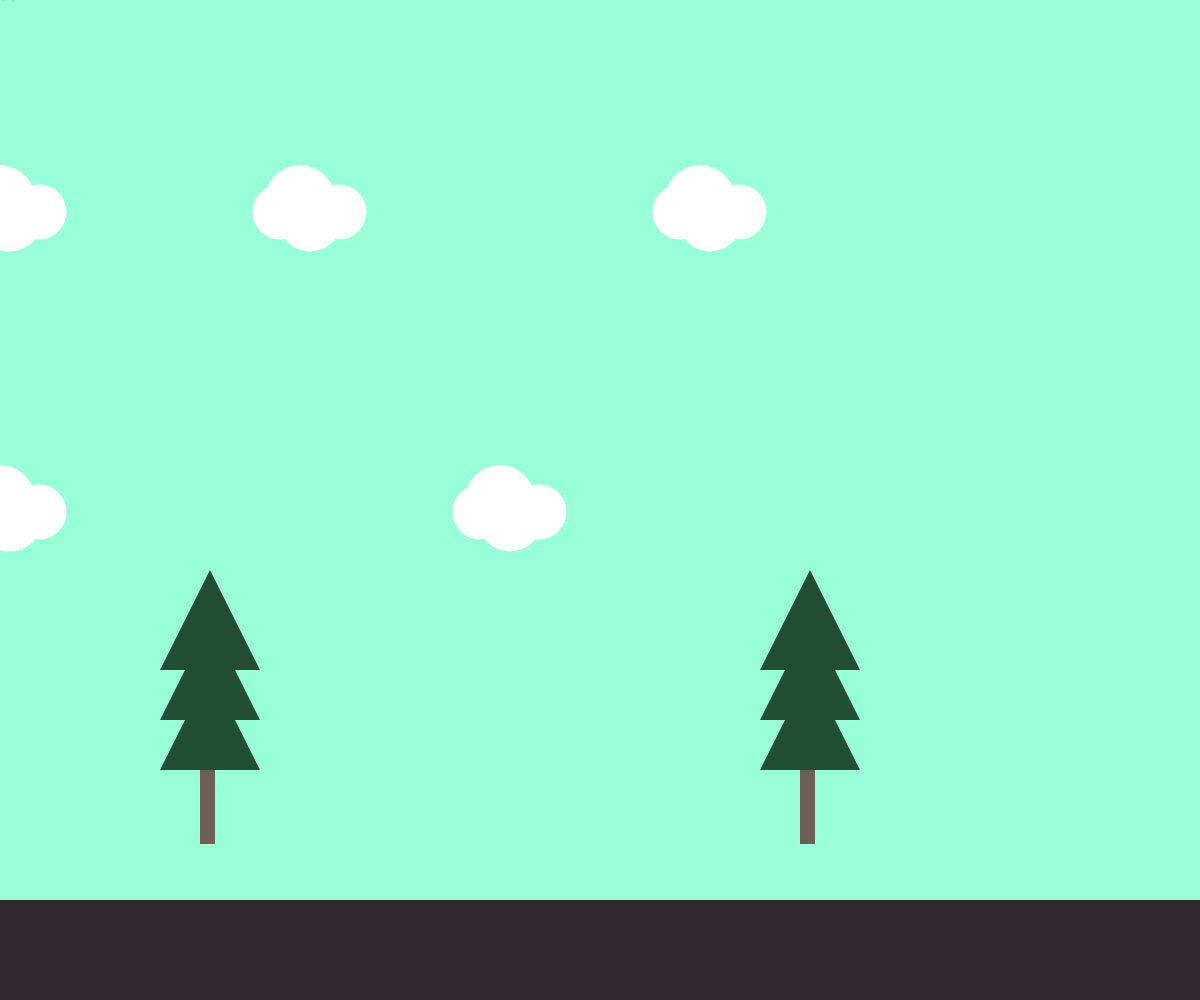
Frame 1 (no input)
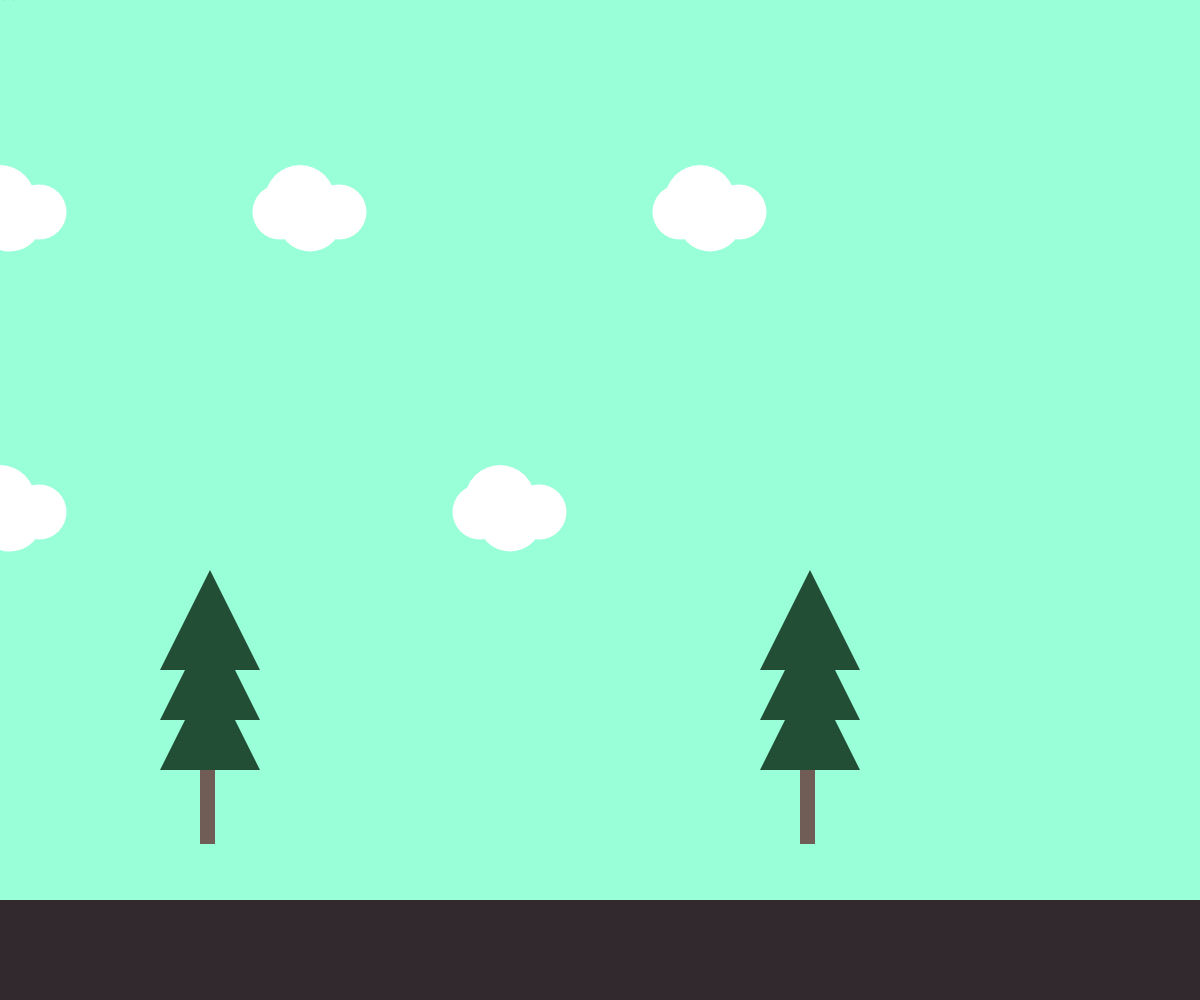
Frame 60 (no input)
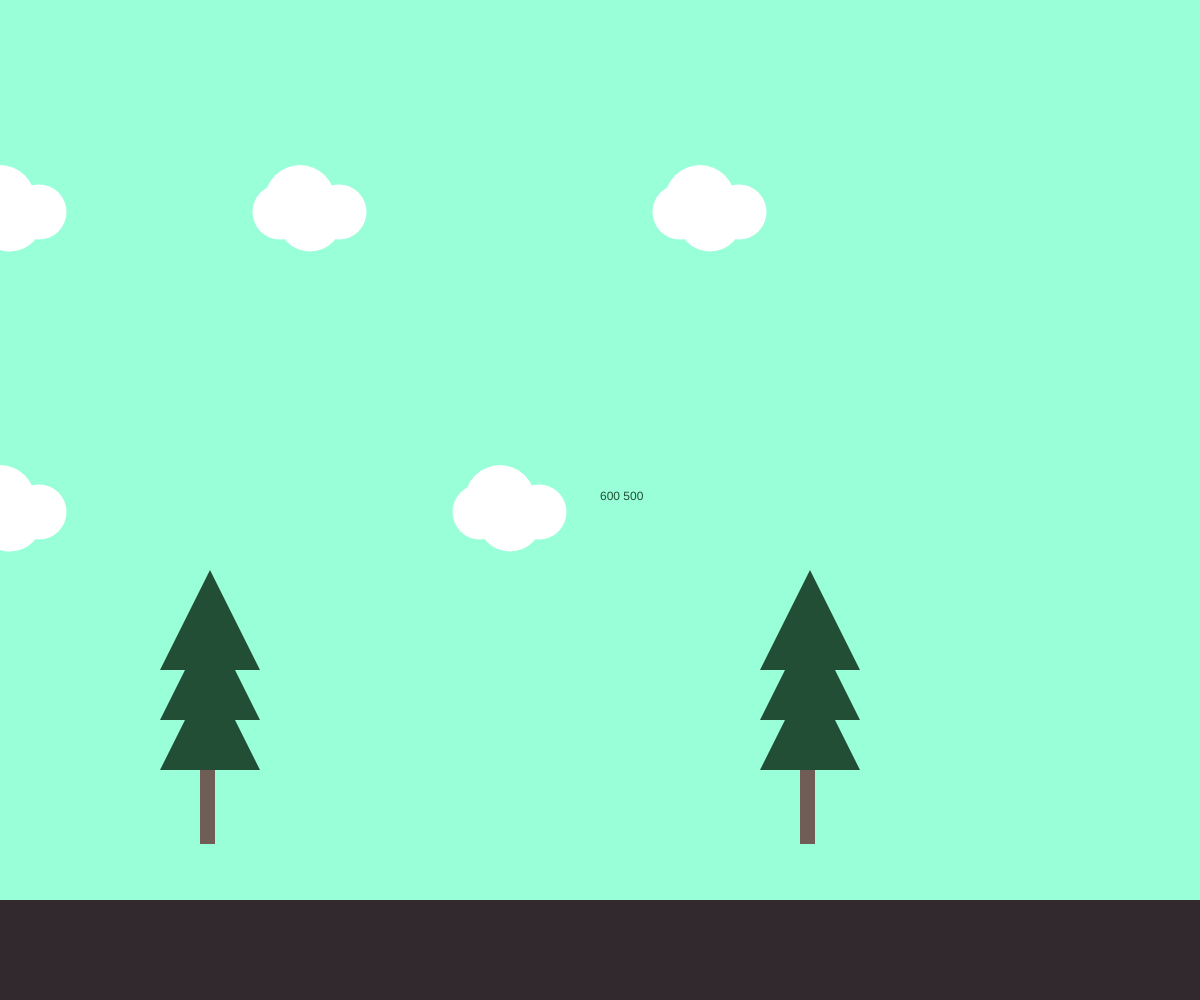
Frame 120 (the mouse pressed at the canvas centre since frame 60)

The p5.js sketch that drew these frames (run headless with seeded random() and noise() and a simulated clock; from frame 60 on, the mouse is pressed at the canvas centre):

// p5.js sketch
// ── sketch.js
// Project Title
// Your Name
// Date
//
// Extra for Experts:
// - describe what you did to take this project "above and beyond"
let xs = 0
let ys = 0

function setup() {
  createCanvas(windowWidth, windowHeight);
}

function draw() {
  background(153,255,217);
  text(mouseX + " " + mouseY,mouseX,mouseY)
  noStroke();
  fill(255)
  circle(0,height/5,70)
  circle(39,height/5+12,55)
  circle(10,height/5+19,65)

  circle(300,height/5,70)
  circle(280,height/5+12,55)
  circle(339,height/5+12,55)
  circle(310,height/5+19,65)

  circle(700,height/5,70)
  circle(680,height/5+12,55)
  circle(739,height/5+12,55)
  circle(710,height/5+19,65)

  circle(500,height/5+300,70)
  circle(480,height/5+312,55)
  circle(539,height/5+312,55)
  circle(510,height/5+319,65)
  
  circle(0,height/5+300,70)
  circle(18,height/5+312,55)
  circle(39,height/5+312,55)
  circle(10,height/5+319,65)

  fill(50,41,47)
  rect(0,height-100,width,100)

  fill(112,93,86)
  rect(800,842-248,15,250)
  
  fill(33,78,52)
  xs = 0
  ys = 0
  triangle(810+xs,570+ys,760+xs,670+ys,860+xs,670+ys)
  triangle(810+xs,570+ys+50,760+xs,670+50+ys,860+xs,670+50+ys)
  triangle(810+xs,570+ys+100,760+xs,670+100+ys,860+xs,670+100+ys)

  xs = -600
  ys = 0  
  fill(112,93,86)
  rect(800+xs,842-248+ys,15,250)
  
  fill(33,78,52)
  triangle(810+xs,570+ys,760+xs,670+ys,860+xs,670+ys)
  triangle(810+xs,570+ys+50,760+xs,670+50+ys,860+xs,670+50+ys)
  triangle(810+xs,570+ys+100,760+xs,670+100+ys,860+xs,670+100+ys)

}
